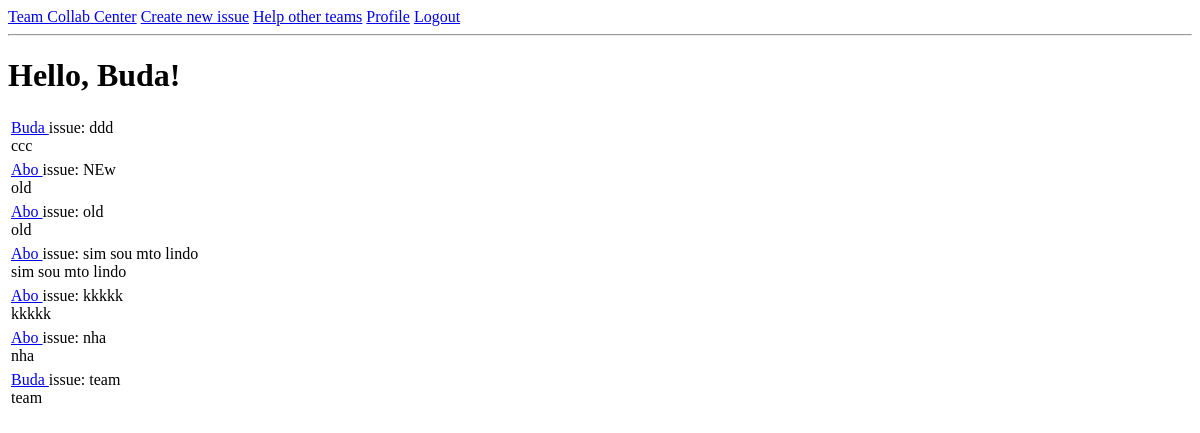
The page /index (signed in) on the database as committed earlier.
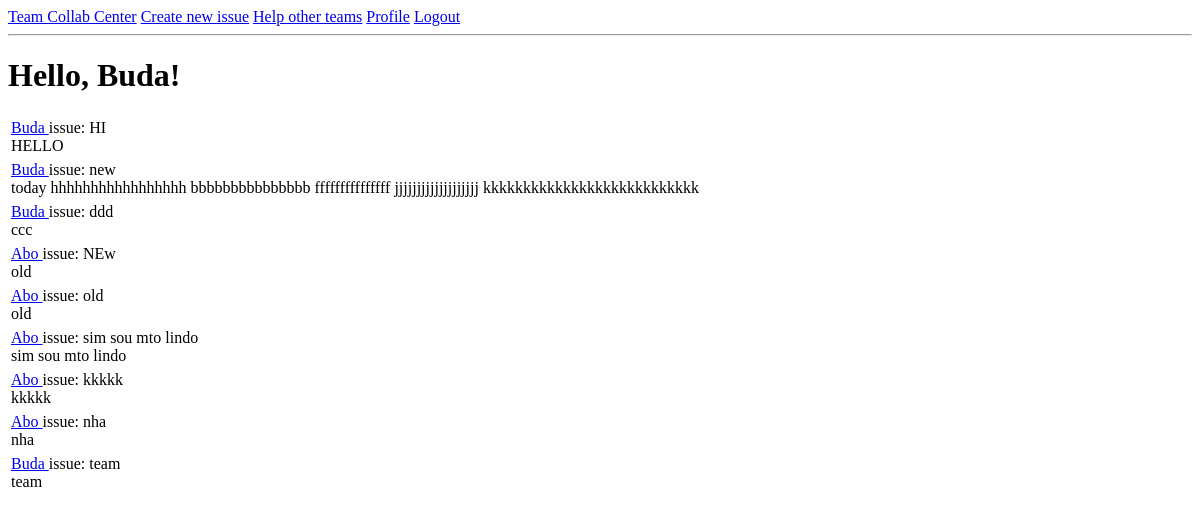
The same page on the database as committed later.
### app/models.py (models this page shows, shortened)
class Post(db.Model):
    __tablename__='posts'
    id = db.Column(db.Integer, primary_key=True)
    title = db.Column(db.String(64))
    description = db.Column(db.String(1000))
    timestamp = db.Column(db.DateTime, index=True, default=datetime.utcnow)
    user_id = db.Column(db.Integer, db.ForeignKey('users.id'))
    team_id = db.Column(db.Integer, db.ForeignKey('teams.id'))

class User(UserMixin, db.Model):
    __tablename__='users'
    id = db.Column(db.Integer, primary_key=True)
    username = db.Column(db.String(64), index=True, unique=True)
    email = db.Column(db.String(120), index=True, unique=True)
    password_hash = db.Column(db.String(128))
    posts = db.relationship('Post', backref='author', lazy='dynamic')
    position_id = db.Column(db.Integer, db.ForeignKey('position.id'))
    about_me = db.Column(db.String(240))
    last_seen = db.Column(db.DateTime, default=datetime.utcnow)
    team_id = db.Column(db.Integer, db.ForeignKey('teams.id'))
    def team_posts(self):
        created = Post.query.filter_by(team_id=self.team_id)
        return created.order_by(Post.timestamp.desc())

### app/routes.py (the view)
@app.route('/', methods=['GET', 'POST'])
@app.route('/index', methods=['GET', 'POST'])
@login_required
def index():
    page = request.args.get('page', 1, type=int)
    posts = current_user.team_posts().paginate(
        page, app.config['POSTS_PER_PAGE'], False)
    next_url = url_for('index', page=posts.next_num) \
        if posts.has_next else None
    prev_url = url_for('index', page=posts.prev_num) \
        if posts.has_prev else None
    return render_template('index.html', title='Home', posts=posts.items, next_url=next_url,
                           prev_url=prev_url)

### app/models.py (called while the page is built)
@login.user_loader
def load_user(id):
    return User.query.get(int(id))

### app/routes.py (called while the page is built)
@app.before_request
def before_request():
    if current_user.is_authenticated:
        current_user.last_seen = datetime.utcnow()
        db.session.commit()

### app/templates/index.html (shortened to what this page needs)
{% extends "base.html" %}
{% block content %}
    <h1>Hello, {{ current_user.username }}!</h1>
    {% for post in posts %}
        {% include '_post.html' %}
    {% endfor %}
{% endblock %}

### app/templates/_post.html
<table>
    <tr valign="top">
        <td>
            <a href="{{ url_for('user', username=post.author.username) }}">
            {{ post.author.username }}
            </a>
            issue: {{ post.title }}
            <br>{{ post.description }}
        </td>
    </tr>
</table>

Rows that differ between the two databases and show on the page:
added Post: author.username "Buda", title "HI", description "HELLO"
added Post: author.username "Buda", title "new", description "today hhhhhhhhhhhhhhhhh bbbbbbbbbbbbbbb fffffffffffffff jjjjjjjjjjjjjjjjjjj kkkkkkkkkkkkkkkkkkkkkkkkkkk"
